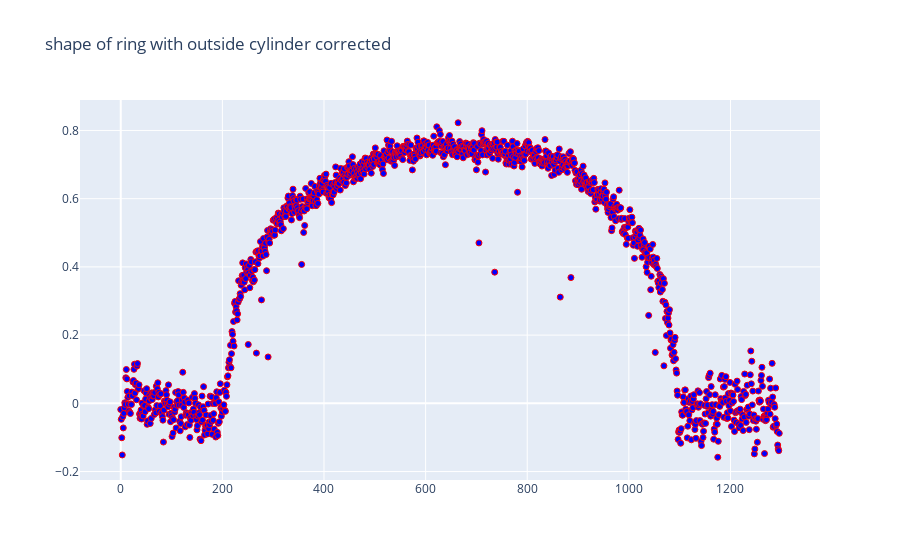

The notebook cell this image was saved under:
### Code cell
removed_ring_counts = profile_data_reversed - full_shape_of_ring_signal

trace = go.Scatter(y=removed_ring_counts,
                  mode='markers',
                  marker=dict(color='Blue',
                             line=dict(color='Red',
                                      width=1)))
layout = go.Layout(title="shape of ring with outside cylinder corrected",
                   xaxis=dict(title=""),
                   yaxis=dict(title=""))

figure = go.Figure(data=[trace], layout=layout)
iplot(figure)

### Figure 1 — Plotly figure (JSON) as saved in the notebook; plotly's stock layout.template omitted (floating-point values rounded to 4 significant figures; data arrays with more than 128 entries replaced by an {"elided": "..."} marker saying what was removed)
{"data": [{"marker": {"color": "Blue", "line": {"color": "Red", "width": 1}}, "mode": "markers", "type": "scatter", "y": {"elided": "1297 float values"}}], "layout": {"title": {"text": "shape of ring with outside cylinder corrected"}, "xaxis": {"title": {"text": ""}}, "yaxis": {"title": {"text": ""}}}}
